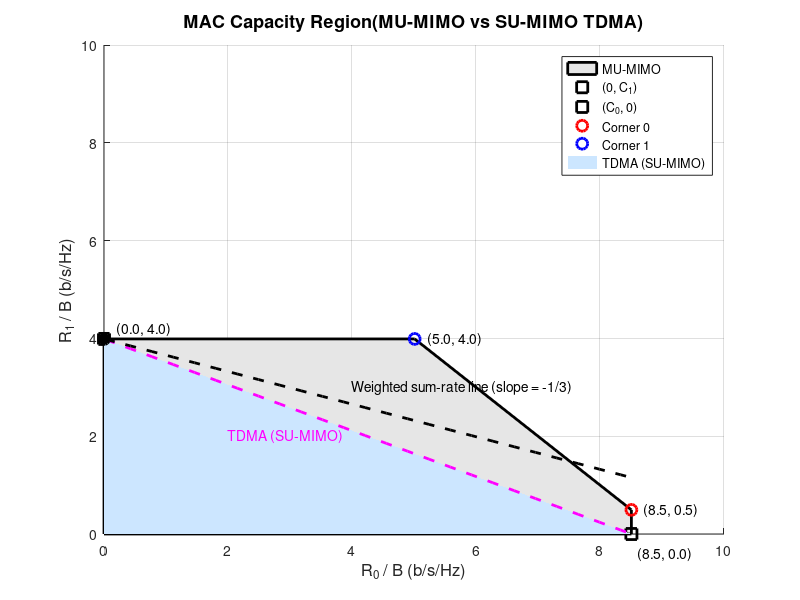

This figure's MATLAB source:
clear; clc; close all;

% === Channel matrices (from Example 8.2)
H0 = [1 + 0.5j, 2;
      0.3 - 1j, 0.7 + 1.2j];

H1 = [0 + 0.4j, 2 + 0.3j;
      1.1 + 1j, 1.2];

% === SNR settings
snr0 = 10;               % 10 dB
snr1 = 10^(3/10);        % 3 dB ≈ 2

% === Compute MIMO individual capacities
C0 = log2(real(det(eye(2) + (snr0/2) * (H0 * H0'))));   % ≈ 8.5
C1 = log2(real(det(eye(2) + (snr1/2) * (H1 * H1'))));   % ≈ 4.0
Csum = 9.0;  % Given in example

% === Corner points
corner1 = [Csum - C1, C1];    % (5.0, 4.0)
corner0 = [C0, Csum - C0];    % (8.5, 0.5)

% === MAC capacity region polygon vertices (starting from origin)
x_poly = [0, 0, corner1(1), corner0(1), C0];
y_poly = [0, C1, corner1(2), corner0(2), 0];

% === Plot: MAC capacity region
figure; hold on; grid on;
fill(x_poly, y_poly, [0.9 0.9 0.9], 'EdgeColor', 'k', 'LineWidth', 2);

% === Plot MAC corner points
plot(0, C1, 'ks', 'MarkerSize', 8, 'LineWidth', 2);      % (0, C1)
plot(C0, 0, 'ks', 'MarkerSize', 8, 'LineWidth', 2);      % (C0, 0)
plot(corner0(1), corner0(2), 'ro', 'MarkerSize', 8, 'LineWidth', 2);  % corner0
plot(corner1(1), corner1(2), 'bo', 'MarkerSize', 8, 'LineWidth', 2);  % corner1

% === Label each key point with numerical coordinates
text(0.2, C1 + 0.2, sprintf('(%.1f, %.1f)', 0, C1), 'FontSize', 10);
text(corner1(1)+0.2, corner1(2), sprintf('(%.1f, %.1f)', corner1(1), corner1(2)), 'FontSize', 10);
text(corner0(1)+0.2, corner0(2), sprintf('(%.1f, %.1f)', corner0(1), corner0(2)), 'FontSize', 10);
text(C0 + 0.1, -0.4, sprintf('(%.1f, %.1f)', C0, 0), 'FontSize', 10);

% === TDMA (MIMO) Line: vary tau from 0 to 1
tau = linspace(0, 1, 100);
R0_tdma = tau * C0;
R1_tdma = (1 - tau) * C1;

% === Fill TDMA region in light blue
tdma_x = [0, 0, C0];
tdma_y = [0, C1, 0];
fill(tdma_x, tdma_y, [0.8 0.9 1], 'EdgeColor', 'none');  % light blue fill

% === Plot TDMA line (MIMO-based)
plot(R0_tdma, R1_tdma, 'm--', 'LineWidth', 2);
text(2.0, 2.0, 'TDMA (SU-MIMO)', 'Color', 'm', 'FontSize', 10);



% --- Weighted sum-rate line (slope = -1/3) ---
% Line with slope -1/3 passing through (0, C1)
x_line = linspace(0, C0, 100);
y_line = - (1/3) * x_line + C1;

% Plot black dashed line (weighted sum-rate)
plot(x_line, y_line, 'k--', 'LineWidth', 2);
text(4.0, 3, 'Weighted sum-rate line (slope = -1/3)', ...
    'Color', 'k', 'FontSize', 10);

% Mark intersection point with TDMA (tau = 0 → (0, C1))
plot(0, C1, 'ko', 'MarkerSize', 8, 'LineWidth', 2, 'MarkerFaceColor', 'k');
%text(0.2, C1 - 0.4, sprintf('(%.1f, %.1f)', 0, C1), 'Color', 'k', 'FontSize', 10);
% === Axes settings
xlabel('R_0 / B (b/s/Hz)', 'FontSize', 12);
ylabel('R_1 / B (b/s/Hz)', 'FontSize', 12);
title('MAC Capacity Region(MU-MIMO vs SU-MIMO TDMA)', 'FontSize', 13);
xlim([0 10]);
ylim([0 10]);

legend('MU-MIMO', '(0, C_1)', '(C_0, 0)', 'Corner 0', 'Corner 1', ...
       'TDMA (SU-MIMO)', 'Location', 'NorthEast');

% === Save for Overleaf
print(gcf, '8_2_MU_MIMO_SU_MIMO_TDMA', '-depsc2');
